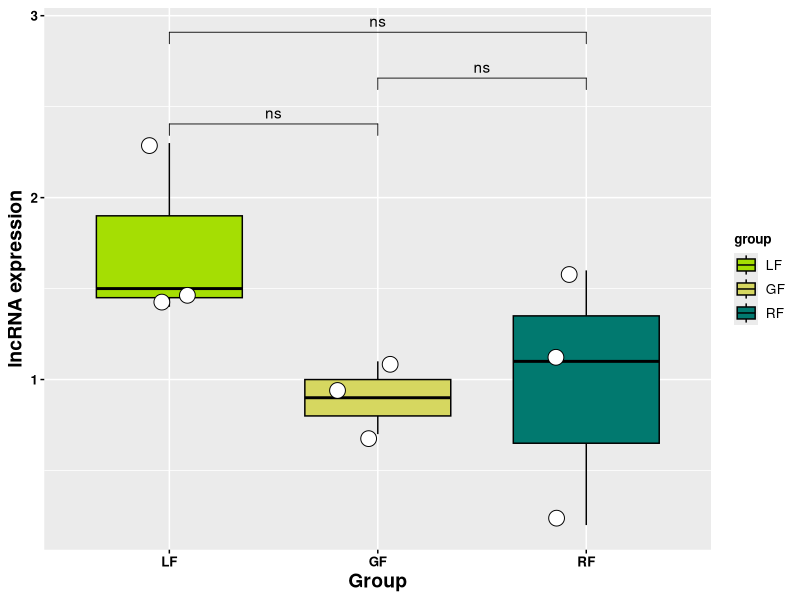

This chart was generated by the following R code:
# Load necessary library
library(ggpubr)

# Data
data <- data.frame(
  lncRNA = c(1.4, 2.3, 1.5, 0.7, 0.9, 1.1, 1.6, 0.2, 1.1),
  group = factor(c("LF", "LF", "LF", "GF", "GF", "GF", "RF", "RF", "RF"),
                 levels = unique(c("LF", "GF", "RF")))
)

# Box plot with stats
ggboxplot(data, x = "group", y = "lncRNA",
          color = "black",
          fill = "group",
          ylab = "lncRNA expression",
          xlab = "Group",
          ggtheme = labs_pubr()) +
  stat_compare_means(method = "t.test", 
                     comparisons = list(c("LF", "GF"), c("GF", "RF"), c("LF", "RF")),
                     label = "p.signif") +
  geom_jitter(
    position = position_jitter(width = 0.2), 
    size = 5, 
    color = "black",
    fill = "white",
    shape = 21
  ) +
  scale_fill_manual(values = c('LF' = '#a5de03', 'GF' = '#d6d760', 'RF' = '#01796f'))
